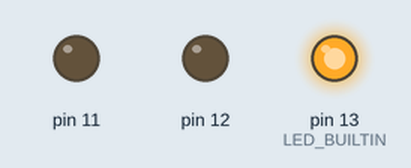
Simulated run of this sketch. Board: Arduino Uno, built with avr-gcc and run on an emulated ATmega328P. Parts: output pins drawn as LEDs (lit = HIGH).

Above: at 0.1 s.
At 1.3 s:
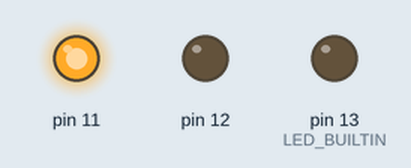
At 2.3 s:
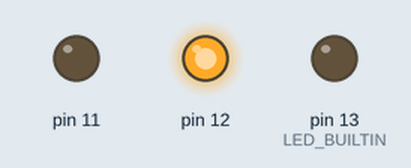
At 3.1 s:
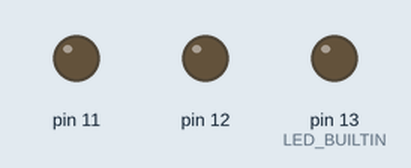
Timing chart, 0 to 3.4 s (numbered marks = the images above):
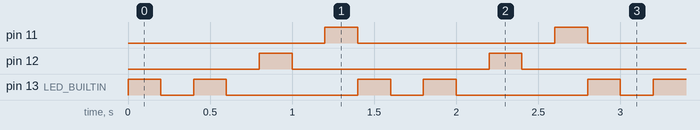

Measured:
- by itself, pin 11, pin 12: alternates HIGH for 0.20 s and LOW for 1.2 s
- by itself, pin 13 (LED_BUILTIN): repeats every 1.4 s: LOW 0.20 s, HIGH 0.20 s, LOW 0.80 s, HIGH 0.20 s
- by itself, everything shown: repeats every 1.4 s, in 7 steps

The sketch:

project1_ledblinking1.ino
```cpp
// C++ code
//
int speed = 0;

void setup()
{
  pinMode(LED_BUILTIN, OUTPUT);
  pinMode(13, OUTPUT);
  pinMode(12, OUTPUT);
  pinMode(11, OUTPUT);
}

void loop()
{
  speed = 200;
  digitalWrite(LED_BUILTIN, HIGH);
  delay(speed); // Wait for speed millisecond(s)
  digitalWrite(LED_BUILTIN, LOW);
  delay(speed); // Wait for speed millisecond(s)
  digitalWrite(13, HIGH);
  delay(speed); // Wait for speed millisecond(s)
  digitalWrite(13, LOW);
  delay(speed); // Wait for speed millisecond(s)
  digitalWrite(12, HIGH);
  delay(speed); // Wait for speed millisecond(s)
  digitalWrite(12, LOW);
  delay(speed); // Wait for speed millisecond(s)
  digitalWrite(11, HIGH);
  delay(speed); // Wait for speed millisecond(s)
  digitalWrite(11, LOW);
}
```
